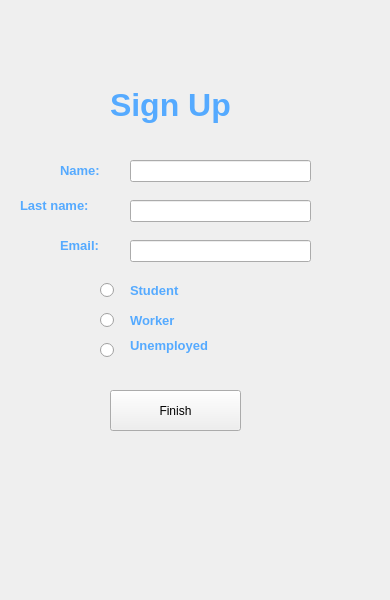
<?xml version="1.0" encoding="UTF-8"?>
<ui version="4.0">
 <class>MainWindow</class>
 <widget class="QMainWindow" name="MainWindow">
  <property name="geometry">
   <rect>
    <x>0</x>
    <y>0</y>
    <width>390</width>
    <height>600</height>
   </rect>
  </property>
  <property name="windowTitle">
   <string>MainWindow</string>
  </property>
  <widget class="QWidget" name="centralwidget">
   <widget class="QLabel" name="label">
    <property name="geometry">
     <rect>
      <x>110</x>
      <y>70</y>
      <width>181</width>
      <height>71</height>
     </rect>
    </property>
    <property name="text">
     <string>&lt;!DOCTYPE HTML PUBLIC &quot;-//W3C//DTD HTML 4.0//EN&quot; &quot;http://www.w3.org/TR/REC-html40/strict.dtd&quot;&gt;
&lt;html&gt;&lt;head&gt;&lt;meta name=&quot;qrichtext&quot; content=&quot;1&quot; /&gt;&lt;style type=&quot;text/css&quot;&gt;
p, li { white-space: pre-wrap; }
&lt;/style&gt;&lt;/head&gt;&lt;body style=&quot; font-family:'MS Shell Dlg 2'; font-size:8pt; font-weight:400; font-style:normal;&quot;&gt;
&lt;p style=&quot; margin-top:12px; margin-bottom:12px; margin-left:0px; margin-right:0px; -qt-block-indent:0; text-indent:0px;&quot;&gt;&lt;span style=&quot; font-size:24pt; font-weight:600; color:#55aaff;&quot;&gt;Sign Up&lt;/span&gt;&lt;/p&gt;&lt;/body&gt;&lt;/html&gt;</string>
    </property>
   </widget>
   <widget class="QLabel" name="label_2">
    <property name="geometry">
     <rect>
      <x>60</x>
      <y>150</y>
      <width>61</width>
      <height>41</height>
     </rect>
    </property>
    <property name="text">
     <string>&lt;!DOCTYPE HTML PUBLIC &quot;-//W3C//DTD HTML 4.0//EN&quot; &quot;http://www.w3.org/TR/REC-html40/strict.dtd&quot;&gt;
&lt;html&gt;&lt;head&gt;&lt;meta name=&quot;qrichtext&quot; content=&quot;1&quot; /&gt;&lt;style type=&quot;text/css&quot;&gt;
p, li { white-space: pre-wrap; }
&lt;/style&gt;&lt;/head&gt;&lt;body style=&quot; font-family:'MS Shell Dlg 2'; font-size:8pt; font-weight:400; font-style:normal;&quot;&gt;
&lt;p style=&quot; margin-top:12px; margin-bottom:12px; margin-left:0px; margin-right:0px; -qt-block-indent:0; text-indent:0px;&quot;&gt;&lt;span style=&quot; font-size:10pt; font-weight:600; color:#55aaff;&quot;&gt;Name: &lt;/span&gt;&lt;/p&gt;&lt;/body&gt;&lt;/html&gt;</string>
    </property>
   </widget>
   <widget class="QLineEdit" name="lineEdit">
    <property name="geometry">
     <rect>
      <x>130</x>
      <y>160</y>
      <width>181</width>
      <height>22</height>
     </rect>
    </property>
   </widget>
   <widget class="QLabel" name="label_3">
    <property name="geometry">
     <rect>
      <x>20</x>
      <y>180</y>
      <width>151</width>
      <height>51</height>
     </rect>
    </property>
    <property name="text">
     <string>&lt;!DOCTYPE HTML PUBLIC &quot;-//W3C//DTD HTML 4.0//EN&quot; &quot;http://www.w3.org/TR/REC-html40/strict.dtd&quot;&gt;
&lt;html&gt;&lt;head&gt;&lt;meta name=&quot;qrichtext&quot; content=&quot;1&quot; /&gt;&lt;style type=&quot;text/css&quot;&gt;
p, li { white-space: pre-wrap; }
&lt;/style&gt;&lt;/head&gt;&lt;body style=&quot; font-family:'MS Shell Dlg 2'; font-size:8pt; font-weight:400; font-style:normal;&quot;&gt;
&lt;p style=&quot; margin-top:12px; margin-bottom:12px; margin-left:0px; margin-right:0px; -qt-block-indent:0; text-indent:0px;&quot;&gt;&lt;span style=&quot; font-size:10pt; font-weight:600; color:#55aaff;&quot;&gt;Last name:&lt;/span&gt;&lt;/p&gt;&lt;/body&gt;&lt;/html&gt;</string>
    </property>
   </widget>
   <widget class="QLabel" name="label_4">
    <property name="geometry">
     <rect>
      <x>60</x>
      <y>220</y>
      <width>131</width>
      <height>51</height>
     </rect>
    </property>
    <property name="text">
     <string>&lt;!DOCTYPE HTML PUBLIC &quot;-//W3C//DTD HTML 4.0//EN&quot; &quot;http://www.w3.org/TR/REC-html40/strict.dtd&quot;&gt;
&lt;html&gt;&lt;head&gt;&lt;meta name=&quot;qrichtext&quot; content=&quot;1&quot; /&gt;&lt;style type=&quot;text/css&quot;&gt;
p, li { white-space: pre-wrap; }
&lt;/style&gt;&lt;/head&gt;&lt;body style=&quot; font-family:'MS Shell Dlg 2'; font-size:8pt; font-weight:400; font-style:normal;&quot;&gt;
&lt;p style=&quot; margin-top:0px; margin-bottom:0px; margin-left:0px; margin-right:0px; -qt-block-indent:0; text-indent:0px;&quot;&gt;&lt;span style=&quot; font-size:10pt; font-weight:600; color:#55aaff;&quot;&gt;Email:&lt;/span&gt;&lt;/p&gt;&lt;/body&gt;&lt;/html&gt;</string>
    </property>
   </widget>
   <widget class="QLineEdit" name="lineEdit_2">
    <property name="geometry">
     <rect>
      <x>130</x>
      <y>200</y>
      <width>181</width>
      <height>22</height>
     </rect>
    </property>
   </widget>
   <widget class="QLineEdit" name="lineEdit_3">
    <property name="geometry">
     <rect>
      <x>130</x>
      <y>240</y>
      <width>181</width>
      <height>22</height>
     </rect>
    </property>
   </widget>
   <widget class="QLabel" name="label_5">
    <property name="geometry">
     <rect>
      <x>130</x>
      <y>280</y>
      <width>91</width>
      <height>21</height>
     </rect>
    </property>
    <property name="text">
     <string>&lt;html&gt;&lt;head/&gt;&lt;body&gt;&lt;p&gt;&lt;span style=&quot; font-size:10pt; font-weight:600; color:#55aaff;&quot;&gt;Student&lt;/span&gt;&lt;/p&gt;&lt;/body&gt;&lt;/html&gt;</string>
    </property>
   </widget>
   <widget class="QLabel" name="label_6">
    <property name="geometry">
     <rect>
      <x>130</x>
      <y>310</y>
      <width>91</width>
      <height>21</height>
     </rect>
    </property>
    <property name="text">
     <string>&lt;html&gt;&lt;head/&gt;&lt;body&gt;&lt;p&gt;&lt;span style=&quot; font-size:10pt; font-weight:600; color:#55aaff;&quot;&gt;Worker&lt;/span&gt;&lt;/p&gt;&lt;/body&gt;&lt;/html&gt;</string>
    </property>
   </widget>
   <widget class="QLabel" name="label_7">
    <property name="geometry">
     <rect>
      <x>130</x>
      <y>330</y>
      <width>111</width>
      <height>31</height>
     </rect>
    </property>
    <property name="text">
     <string>&lt;html&gt;&lt;head/&gt;&lt;body&gt;&lt;p&gt;&lt;span style=&quot; font-size:10pt; font-weight:600; color:#55aaff;&quot;&gt;Unemployed&lt;/span&gt;&lt;/p&gt;&lt;/body&gt;&lt;/html&gt;</string>
    </property>
   </widget>
   <widget class="QRadioButton" name="radioButton">
    <property name="geometry">
     <rect>
      <x>100</x>
      <y>280</y>
      <width>21</width>
      <height>20</height>
     </rect>
    </property>
    <property name="text">
     <string/>
    </property>
   </widget>
   <widget class="QRadioButton" name="radioButton_2">
    <property name="geometry">
     <rect>
      <x>100</x>
      <y>310</y>
      <width>21</width>
      <height>20</height>
     </rect>
    </property>
    <property name="text">
     <string/>
    </property>
   </widget>
   <widget class="QRadioButton" name="radioButton_3">
    <property name="geometry">
     <rect>
      <x>100</x>
      <y>340</y>
      <width>21</width>
      <height>20</height>
     </rect>
    </property>
    <property name="text">
     <string/>
    </property>
   </widget>
   <widget class="QPushButton" name="pushButton">
    <property name="geometry">
     <rect>
      <x>110</x>
      <y>390</y>
      <width>131</width>
      <height>41</height>
     </rect>
    </property>
    <property name="toolTip">
     <string>&lt;html&gt;&lt;head/&gt;&lt;body&gt;&lt;p&gt;&lt;span style=&quot; font-size:10pt;&quot;&gt;Finish&lt;/span&gt;&lt;/p&gt;&lt;/body&gt;&lt;/html&gt;</string>
    </property>
    <property name="whatsThis">
     <string>&lt;html&gt;&lt;head/&gt;&lt;body&gt;&lt;p&gt;Finish&lt;/p&gt;&lt;/body&gt;&lt;/html&gt;</string>
    </property>
    <property name="text">
     <string>Finish</string>
    </property>
   </widget>
  </widget>
 </widget>
 <resources/>
 <connections/>
</ui>
